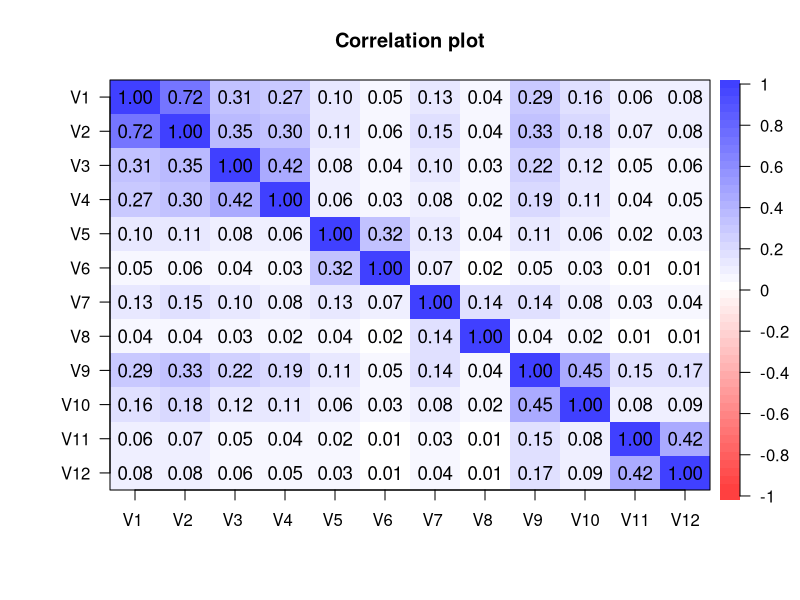
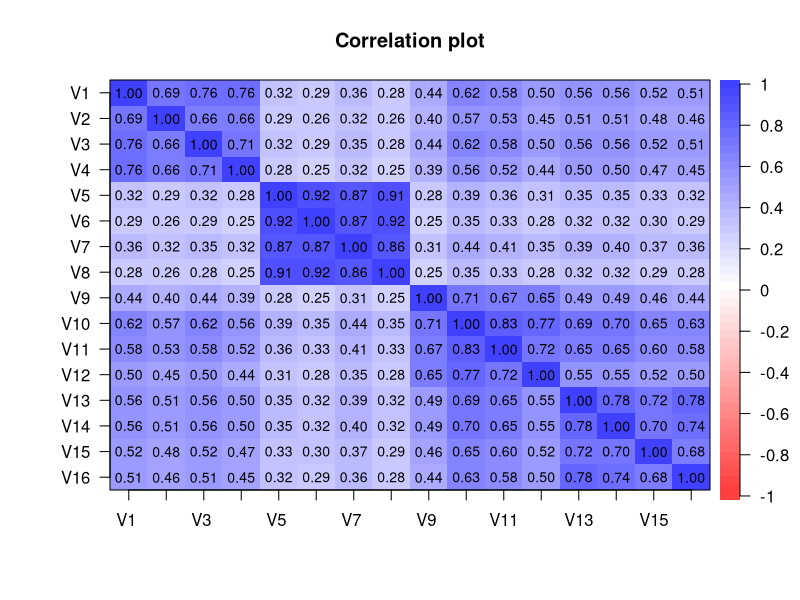

Write the R code that produced these figures, in order.
library(psych)


### Name: Schmid
### Title: 12 variables created by Schmid and Leiman to show the
###   Schmid-Leiman Transformation
### Aliases: Schmid schmid.leiman West Chen
### Keywords: datasets

### ** Examples

data(Schmid)
cor.plot(Schmid,TRUE)
print(fa(Schmid,6,rotate="oblimin"),cut=0)  #shows an oblique solution
round(cov2cor(schmid.leiman),2)
cor.plot(cov2cor(West),TRUE)
